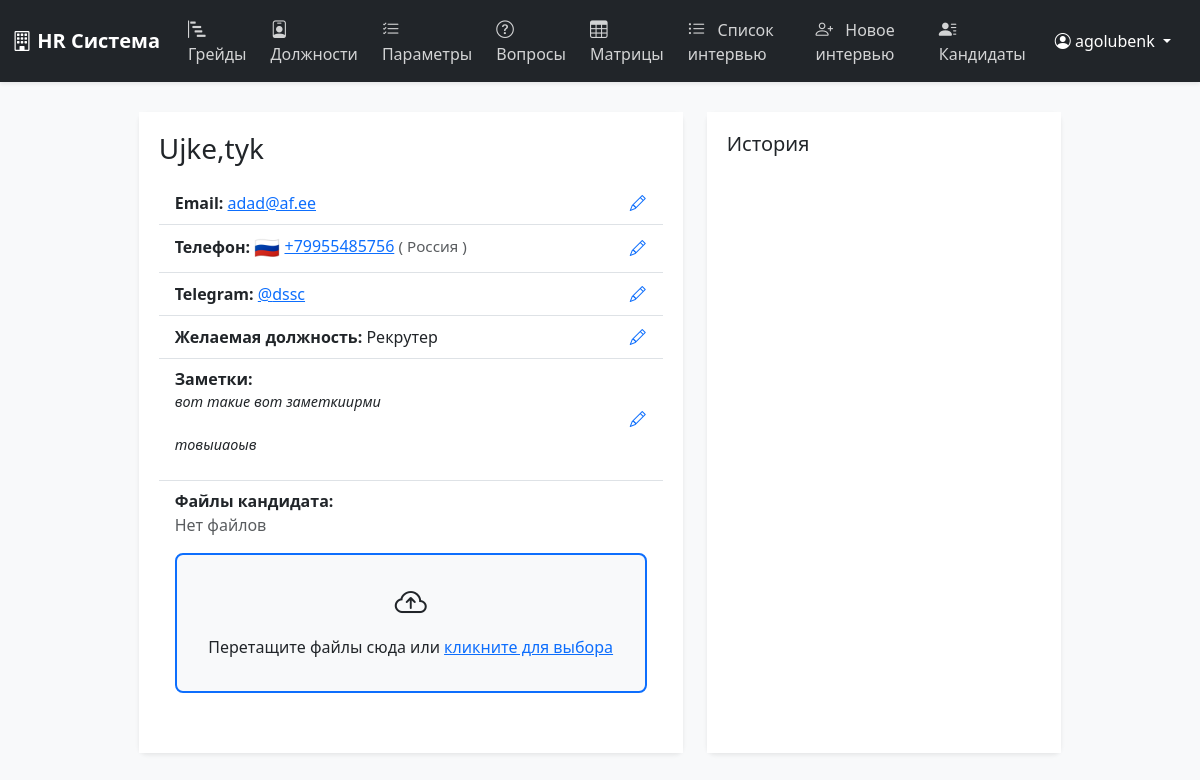
Screenshot of /candidates/2/ (signed in) with the database file from the repository.
### positions/models.py (models this page shows, shortened)
class Candidate(models.Model):
    full_name = models.CharField(max_length=255, verbose_name="ФИО")
    email = models.EmailField(blank=True, null=True, verbose_name="Email")
    phone = models.CharField(max_length=30, blank=True, null=True, verbose_name="Телефон")
    telegram = models.CharField(max_length=100, blank=True, null=True, verbose_name="Telegram (ссылка)")
    desired_position = models.ForeignKey('Position', on_delete=models.PROTECT, null=True, blank=True, verbose_name="Желаемая должность")
    resume = models.FileField(upload_to='resumes/', blank=True, null=True, verbose_name="Резюме (PDF)")
    notes = models.TextField(blank=True, verbose_name="Заметки")
    created_at = models.DateTimeField(auto_now_add=True)
    updated_at = models.DateTimeField(auto_now=True)
    def get_telegram_username(self):
        if not self.telegram:
            return None
        username = self.telegram.lstrip('@')
        if 't.me/' in username:
            username = username.split('t.me/')[-1]
        return username
    def get_telegram_link(self):
        username = self.get_telegram_username()
        if not username:
            return None
        return f"https://t.me/{username}"
    class Meta:
        verbose_name = "Кандидат"
        verbose_name_plural = "Кандидаты"
        ordering = ['full_name']

class Position(models.Model):
    name = models.CharField(max_length=100, unique=True, verbose_name='Название специализации')
    is_active = models.BooleanField(default=True, verbose_name='Активна')
    class Meta:
        verbose_name = 'Специализация'
        verbose_name_plural = 'Специализации'
        ordering = ['name']

### positions/views.py (the view)
# urls.py: path('candidates/<int:pk>/', views.CandidateDetailView.as_view(), name='candidate_detail'),
class CandidateDetailView(LoginRequiredMixin, DetailView):
    model = Candidate
    template_name = 'positions/candidate_detail.html'
    context_object_name = 'candidate'

### templates/positions/candidate_detail.html (shortened to what this page needs)
{% extends 'positions/base.html' %}
{% block content %}
<div class="container mt-4">
    <div class="row justify-content-center">
        <div class="col-md-8 col-lg-6">
            <div class="card">
                <div class="card-body">
                    <h3 class="card-title mb-3">{{ candidate.full_name }}</h3>
                    <ul class="list-group list-group-flush mb-3">
                        <li class="list-group-item d-flex align-items-center justify-content-between">
                            <div>
                                <b>Email:</b>
                                <span class="editable-field" data-field="email" id="email-view">
                                    {% if candidate.email %}
                                        <a href="mailto:{{ candidate.email }}">{{ candidate.email }}</a>
                                    {% else %}—{% endif %}
                                </span>
                            </div>
                            <button class="btn btn-link p-0 edit-icon-btn" data-field="email" tabindex="-1"><i class="bi bi-pencil"></i></button>
                        </li>
                        <li class="list-group-item d-flex align-items-center justify-content-between">
                            <div>
                                <b>Телефон:</b>
                                <span class="editable-field" data-field="phone" id="phone-view">
                                </span>
                            </div>
                            <button class="btn btn-link p-0 edit-icon-btn" data-field="phone" tabindex="-1"><i class="bi bi-pencil"></i></button>
                        </li>
                        <li class="list-group-item d-flex align-items-center justify-content-between">
                            <div>
                                <b>Telegram:</b>
                                <span class="editable-field" data-field="telegram" id="telegram-view">
                                    {% if candidate.telegram %}
                                        <a href="{{ candidate.get_telegram_link }}" target="_blank">@{{ candidate.get_telegram_username }}</a>
                                    {% else %}—{% endif %}
                                </span>
                            </div>
                            <button class="btn btn-link p-0 edit-icon-btn" data-field="telegram" tabindex="-1"><i class="bi bi-pencil"></i></button>
                        </li>
                        <li class="list-group-item d-flex align-items-center justify-content-between">
                            <div>
                                <b>Желаемая должность:</b>
                                <span class="editable-field" data-field="desired_position" id="desired_position-view">{{ candidate.desired_position.name|default:'—' }}</span>
                            </div>
                            <button class="btn btn-link p-0 edit-icon-btn" data-field="desired_position" tabindex="-1"><i class="bi bi-pencil"></i></button>
                        </li>
                        <li class="list-group-item d-flex align-items-center justify-content-between">
                            <div class="w-100">
                                <b>Заметки:</b><br>
                                <span class="editable-field" data-field="notes" id="notes-view">
                                    {% if candidate.notes %}
                                        <blockquote class="blockquote small" style="font-size:0.9em;"><em>{{ candidate.notes|linebreaksbr }}</em></blockquote>
                                    {% else %}<span class="text-muted small">—</span>{% endif %}
                                </span>
                            </div>
                            <button class="btn btn-link p-0 edit-icon-btn" data-field="notes" tabindex="-1"><i class="bi bi-pencil"></i></button>
                        </li>
                        <li class="list-group-item">
                            <b>Файлы кандидата:</b>
                            <div class="d-flex flex-column gap-2 w-100" id="candidate-files-list">
                                {% for f in candidate_files %}
                                <div class="card flex-row align-items-center p-2 shadow-sm border-0 w-100 mb-2" style="min-height:60px;">
                                    <span class="file-icon flex-shrink-0 me-3" style="font-size:2rem;">
                                        {% if f.ext == 'pdf' %}<i class="bi bi-file-earmark-pdf text-danger"></i>
                                        {% elif f.ext == 'png' or f.ext == 'jpg' or f.ext == 'jpeg' or f.ext == 'gif' or f.ext == 'bmp' or f.ext == 'webp' or f.ext == 'svg' %}<i class="bi bi-file-earmark-image text-primary"></i>
                                        {% elif f.ext == 'doc' or f.ext == 'docx' or f.ext == 'odt' or f.ext == 'rtf' %}<i class="bi bi-file-earmark-word text-info"></i>
                                        {% elif f.ext == 'xls' or f.ext == 'xlsx' or f.ext == 'ods' or f.ext == 'csv' %}<i class="bi bi-file-earmark-excel text-success"></i>
                                        {% elif f.ext == 'ppt' or f.ext == 'pptx' or f.ext == 'odp' %}<i class="bi bi-file-earmark-slides text-warning"></i>
                                        {% elif f.ext == 'zip' or f.ext == 'rar' or f.ext == '7z' or f.ext == 'tar' or f.ext == 'gz' %}<i class="bi bi-file-earmark-zip text-secondary"></i>
                                        {% elif f.ext == 'txt' or f.ext == 'md' %}<i class="bi bi-file-earmark-text"></i>
                                        {% elif f.ext == 'html' or f.ext == 'htm' or f.ext == 'xml' %}<i class="bi bi-file-earmark-code text-danger"></i>
                                        {% elif f.ext == 'js' or f.ext == 'py' or f.ext == 'json' %}<i class="bi bi-file-earmark-code text-info"></i>
                                        {% elif f.ext == 'mp3' or f.ext == 'wav' or f.ext == 'ogg' or f.ext == 'flac' %}<i class="bi bi-file-earmark-music text-warning"></i>
                                        {% elif f.ext == 'mp4' or f.ext == 'avi' or f.ext == 'mov' or f.ext == 'mkv' or f.ext == 'webm' %}<i class="bi bi-file-earmark-play text-success"></i>
                                        {% elif f.ext == 'psd' or f.ext == 'ai' %}<i class="bi bi-file-earmark-richtext text-danger"></i>
                                        {% else %}<i class="bi bi-file-earmark"></i>
                                        {% endif %}
                                    </span>
                                    <div class="flex-grow-1 overflow-hidden">
                                        <a href="{{ f.url }}" target="_blank" class="fw-bold text-break" style="max-width:100%;display:inline-block;vertical-align:middle;white-space:nowrap;overflow:hidden;text-overflow:ellipsis;">
                                            {{ f.name|truncatechars:100 }}
                                        </a>
                                        <div class="small text-muted">{{ f.uploaded_at|date:'d.m.Y H:i' }}</div>
                                    </div>
                                    <span class="file-delete-btn ms-2" data-file-id="{{ f.id }}" title="Удалить файл" style="cursor:pointer; color:#dc3545; font-size:1.3rem; display:flex; align-items:center;"><i class="bi bi-trash"></i></span>
                                </div>
                                {% empty %}
                                <div class="text-muted">Нет файлов</div>
                                {% endfor %}
                            </div>
                            <div id="dropzone" class="border border-2 border-primary rounded-3 p-4 text-center my-3 bg-light position-relative" style="cursor:pointer;transition:background 0.2s;">
                                <i class="bi bi-cloud-arrow-up" style="font-size:2rem;"></i><br>
                                <span class="d-block mt-2">Перетащите файлы сюда или <span class="text-primary text-decoration-underline">кликните для выбора</span></span>
                            </div>
                        </li>
                    </ul>
                </div>
            </div>
        </div>
        <div class="col-md-4 d-none d-md-block">
            <div class="card h-100">
                <div class="card-body">
                    <h5 class="card-title mb-3">История</h5>
                </div>
            </div>
        </div>
    </div>
</div>
{% endblock %}

### templates/positions/base.html (shortened to what this page needs)
<!DOCTYPE html>
<html lang="ru">
<head>
    <link href="https://cdn.jsdelivr.net/npm/bootstrap@5.3.0/dist/css/bootstrap.min.css" rel="stylesheet">
    <link href="https://cdn.jsdelivr.net/npm/bootstrap-icons@1.10.0/font/bootstrap-icons.css" rel="stylesheet">
    <link rel="stylesheet" href="https://cdn.jsdelivr.net/npm/bootstrap-icons@1.11.3/font/bootstrap-icons.css">
</head>
<body>
    <nav class="navbar navbar-expand-lg navbar-dark fixed-top">
        <div class="container-fluid">
            <a class="navbar-brand" href="#">
                <i class="bi bi-building"></i> HR Система
            </a>
            <div class="collapse navbar-collapse" id="navbarNav">
                <ul class="navbar-nav me-auto">
                    <li class="nav-item">
                        <a class="nav-link {% if request.resolver_match.url_name == 'grades' %}active{% endif %}"
                           href="{% url 'positions:grades' %}">
                            <i class="bi bi-bar-chart-steps"></i> Грейды
                        </a>
                    </li>
                    <li class="nav-item">
                        <a class="nav-link {% if request.resolver_match.url_name == 'positions' %}active{% endif %}"
                           href="{% url 'positions:positions' %}">
                            <i class="bi bi-person-badge"></i> Должности
                        </a>
                    </li>
                    <li class="nav-item">
                        <a class="nav-link {% if request.resolver_match.url_name == 'parameters' %}active{% endif %}"
                           href="{% url 'positions:parameters' %}">
                            <i class="bi bi-list-check"></i> Параметры
                        </a>
                    </li>
                    <li class="nav-item">
                        <a class="nav-link {% if request.resolver_match.url_name == 'questions' %}active{% endif %}"
                           href="{% url 'positions:questions' %}">
                            <i class="bi bi-question-circle"></i> Вопросы
                        </a>
                    </li>
                    <li class="nav-item">
                        <a class="nav-link {% if request.resolver_match.url_name == 'score_matrices' %}active{% endif %}"
                           href="{% url 'positions:score_matrices' %}">
                            <i class="bi bi-table"></i> Матрицы
                        </a>
                    </li>
                    <li class="nav-item">
                        <a class="nav-link {% if request.resolver_match.url_name == 'interview_list' %}active{% endif %}"
                           href="{% url 'positions:interview_list' %}">
                            <i class="bi bi-list-ul"></i> Список интервью
                        </a>
                    </li>
                    <li class="nav-item">
                        <a class="nav-link {% if request.resolver_match.url_name == 'interview_create' %}active{% endif %}"
                           href="{% url 'positions:interview_create' %}">
                            <i class="bi bi-person-plus"></i> Новое интервью
                        </a>
                    </li>
                    <li class="nav-item">
                        <a class="nav-link {% if request.resolver_match.url_name == 'candidate_list' %}active{% endif %}" href="{% url 'positions:candidate_list' %}">
                            <i class="bi bi-person-lines-fill"></i> Кандидаты
                        </a>
                    </li>
                </ul>
                {% if user.is_authenticated %}
                <div class="user-dropdown">
                    <button class="btn btn-link dropdown-toggle" type="button" data-bs-toggle="dropdown">
                        <i class="bi bi-person-circle"></i> {{ user.username }}
                    </button>
                </div>
                {% endif %}
            </div>
        </div>
    </nav>
    <main class="main-content">
        {% block content %}{% endblock %}
    </main>
</body>
</html>

### templates/positions/base.html (style rules this page uses)
body { min-height: 100vh; background-color: #f8f9fa; padding-top: 56px; color: #212529; }
.navbar { background-color: #212529; box-shadow: 0 2px 4px rgba(0,0,0,.08); }
.navbar-brand { font-weight: 600; color: #fff; font-size: 1.25rem; }
.nav-link { color: #fff; opacity: 0.8; transition: all 0.3s; padding: 0.5rem 1rem; border-radius: 0.25rem; margin: 0 0.25rem; }
.nav-link i { margin-right: 0.5rem; font-size: 1.1rem; }
.main-content { padding: 2rem; }
.card { border: none; box-shadow: 0 2px 4px rgba(0,0,0,.08); border-radius: 0.5rem; background-color: #fff; }
.card-body { padding: 1.25rem; background-color: #fff; }
.user-dropdown .btn-link { color: #fff; text-decoration: none; padding: 0.5rem 1rem; border-radius: 0.25rem; transition: all 0.3s; }
.btn { border-radius: 0.25rem; padding: 0.375rem 0.75rem; font-weight: 500; transition: all 0.3s; }

### rows the page displays
Candidate: full_name "Ujke,tyk", email "adad@af.ee", get_telegram_username "dssc", desired_position.name "Рекрутер", notes "вот такие вот заметкиирми товыиаоыв"

### other values shown
{{ user.username }} "agolubenk"
